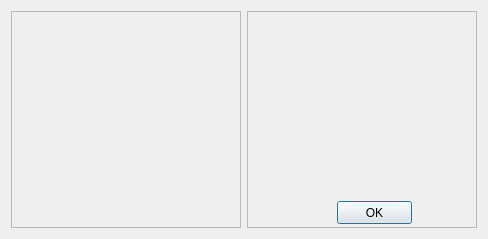
<?xml version="1.0" encoding="UTF-8"?>
<ui version="4.0">
 <class>Error_Message</class>
 <widget class="QDialog" name="Error_Message">
  <property name="geometry">
   <rect>
    <x>0</x>
    <y>0</y>
    <width>488</width>
    <height>239</height>
   </rect>
  </property>
  <property name="windowTitle">
   <string>Snap!!</string>
  </property>
  <property name="windowIcon">
   <iconset>
    <normaloff>pics/Logo.png</normaloff>pics/Logo.png</iconset>
  </property>
  <property name="windowOpacity">
   <double>0.800000000000000</double>
  </property>
  <layout class="QHBoxLayout" name="horizontalLayout">
   <item>
    <widget class="QFrame" name="frame">
     <property name="frameShape">
      <enum>QFrame::StyledPanel</enum>
     </property>
     <property name="frameShadow">
      <enum>QFrame::Raised</enum>
     </property>
     <widget class="QLabel" name="Oh_No">
      <property name="geometry">
       <rect>
        <x>20</x>
        <y>10</y>
        <width>191</width>
        <height>201</height>
       </rect>
      </property>
      <property name="text">
       <string/>
      </property>
      <property name="pixmap">
       <pixmap>Pics/Oh_No.png</pixmap>
      </property>
      <property name="scaledContents">
       <bool>true</bool>
      </property>
     </widget>
    </widget>
   </item>
   <item>
    <widget class="QFrame" name="frame_2">
     <property name="frameShape">
      <enum>QFrame::StyledPanel</enum>
     </property>
     <property name="frameShadow">
      <enum>QFrame::Raised</enum>
     </property>
     <widget class="QLabel" name="Oh_No_Message">
      <property name="geometry">
       <rect>
        <x>10</x>
        <y>10</y>
        <width>211</width>
        <height>161</height>
       </rect>
      </property>
      <property name="font">
       <font>
        <family>Comic Sans MS</family>
        <pointsize>10</pointsize>
        <weight>75</weight>
        <bold>true</bold>
       </font>
      </property>
      <property name="text">
       <string/>
      </property>
      <property name="pixmap">
       <pixmap>Pics/Oh_No.png</pixmap>
      </property>
     </widget>
     <widget class="QPushButton" name="OKEr_PB">
      <property name="geometry">
       <rect>
        <x>90</x>
        <y>190</y>
        <width>75</width>
        <height>23</height>
       </rect>
      </property>
      <property name="styleSheet">
       <string notr="true">font: 75 8pt &quot;Comic Sans MS&quot;;</string>
      </property>
      <property name="text">
       <string>OK</string>
      </property>
     </widget>
    </widget>
   </item>
  </layout>
 </widget>
 <resources/>
 <connections/>
</ui>
